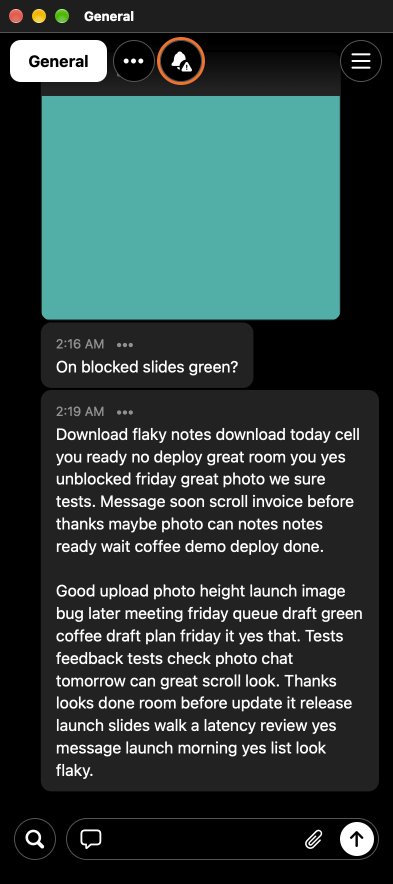
#> input picture runs/mac-screens-round4/appkit-objc-opus/room-bottom.png, 786 x 1768 px, found by its file name (shown at 1/2 size)
$ python screens_compare.py ../runs/mac-screens-round4/appkit-objc-opus/room-bottom.png ../runs/mac-screens-round4/appkit-objc-opus/room-top.png
#> lines starting #> are read from the running program, lines starting #| are printed output that depends on the picture
"""Side-by-side PNGs: reference, opus-uikit, opus-swiftui, sol-uikit, sol-swiftui, one per state and theme.
Usage: screens_compare.py <reference screens dir> <runs/screens dir>   (needs Pillow)
Output: <runs/screens>/compare/<state>-<light|dark>.png. States without a reference shot get a grey tile."""
import sys
from pathlib import Path
from PIL import Image, ImageDraw, ImageFont

ref_dir, runs = Path(sys.argv[1]), Path(sys.argv[2])
builds = ["opus-uikit", "opus-swiftui", "sol-uikit", "sol-swiftui"]
ref_name = {"room-bottom": "room-bottom", "room-top": "room-top"}
H, LABEL = 1400, 60
font = ImageFont.truetype("/System/Library/Fonts/Helvetica.ttc", 40)
(runs / "compare").mkdir(exist_ok=True)

def tile(path, label):
#> called with label = 'reference'
    w = round(1170 * H / 2532)
    img = Image.open(path).convert("RGB") if path else Image.new("RGB", (w, H), (200, 200, 200))
    img = img.resize((round(img.width * H / img.height), H), Image.LANCZOS)
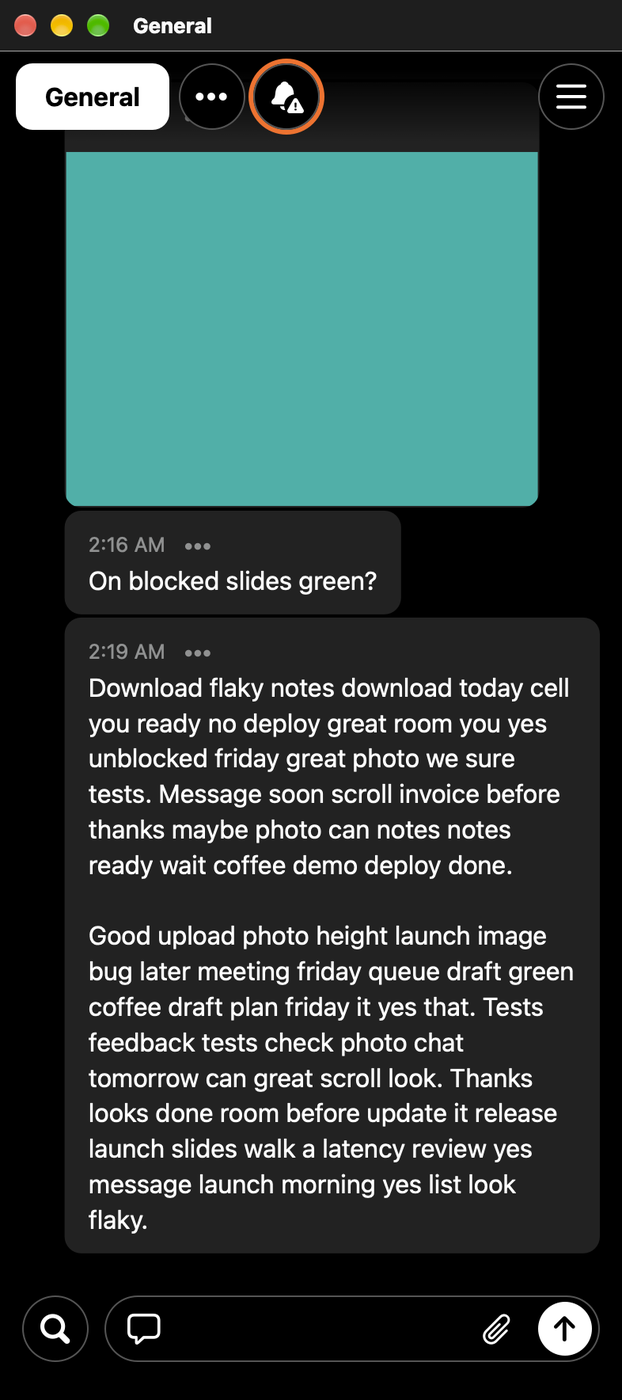
#> img: PIL image 622x1400 RGB; mean R, G, B 47.4, 65.3, 63.7
    t = Image.new("RGB", (img.width, H + LABEL), "white")
#> t: PIL image 622x1460 RGB; every value is 255
    t.paste(img, (0, LABEL))
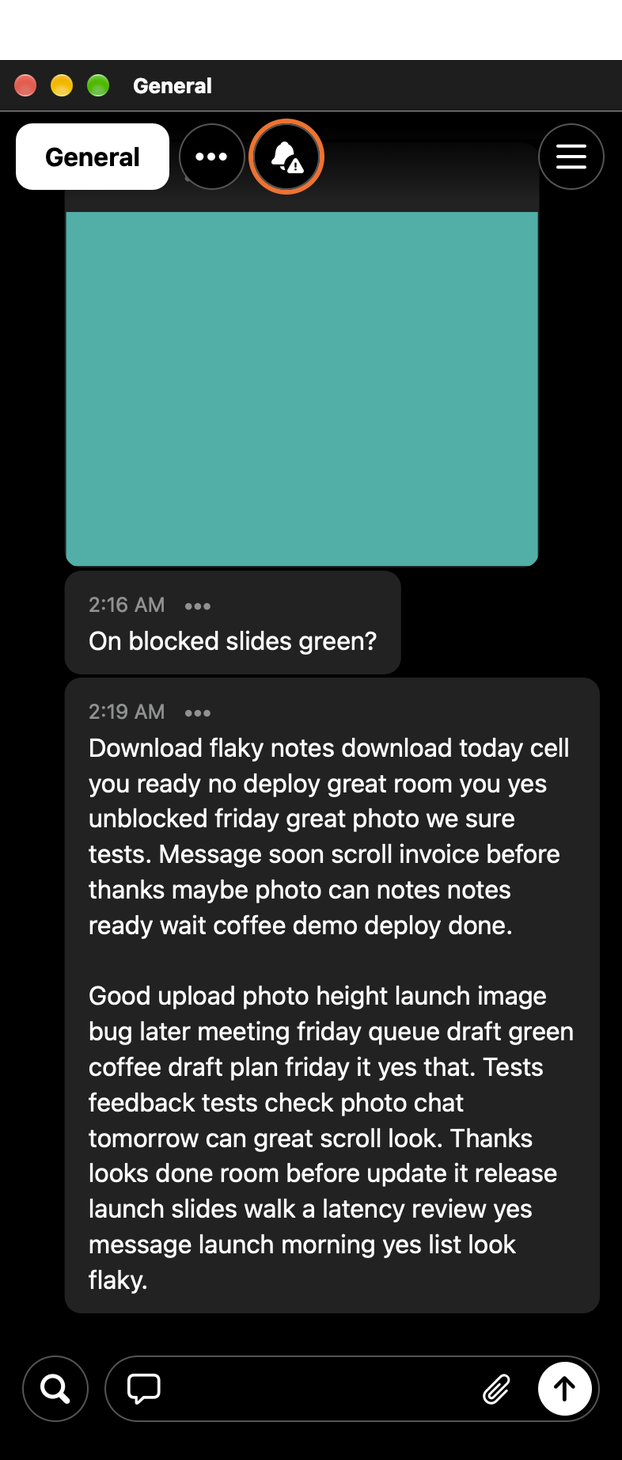
#> t: PIL image 622x1460 RGB; mean R, G, B 56, 73.1, 71.6
    ImageDraw.Draw(t).text((10, 8), label if path else label + " (no shot)", fill="black", font=font)
    return t

for state in ["room-bottom", "room-top", "jump-2500", "context-menu"]:
    for theme in ["light", "dark"]:
        r = ref_name.get(state)
        rp = ref_dir / (f"{r}.png" if theme == "light" else f"{r}-dark.png") if r else None
        tiles = [tile(rp, "reference")] + [tile(runs / b / f"{state}-{theme}.png", b) for b in builds]
#> (the run stopped early here; a loop or call above may not have finished)
